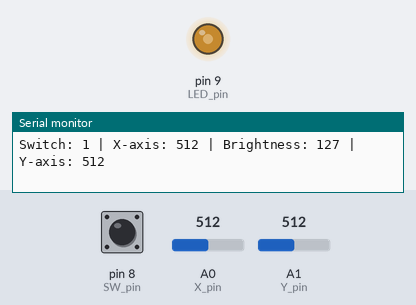
Bench run of a sketch on a simulated Arduino Uno, built with avr-gcc and run on an emulated ATmega328P. On the bench: output pins drawn as LEDs (lit = HIGH), the last lines printed to the serial monitor. Inputs (shaded band) come from the test bench; at power-on: A0 (X_pin) = 512, A1 (Y_pin) = 512, pin 8 (SW_pin) HIGH.

Above: at 1.2 s.
1.3 s: A0 (X_pin) set to 716
At 1.7 s:
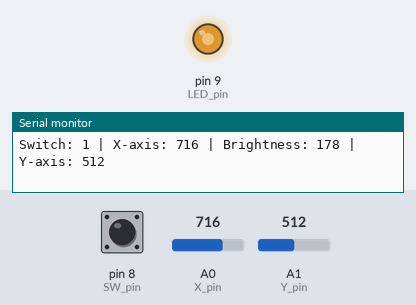
2.9 s: A0 (X_pin) set to 1023
At 4.2 s:
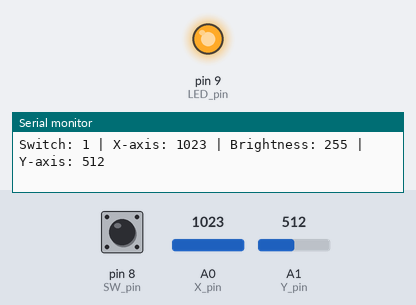
4.5 s: A0 (X_pin) set to 122
At 5.8 s:
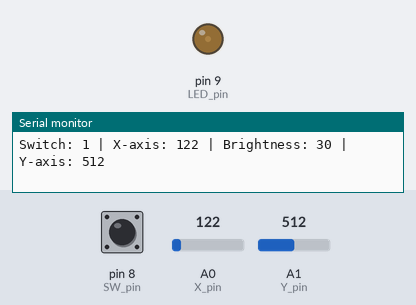
6.1 s: A0 (X_pin) set to 110
At 7.6 s:
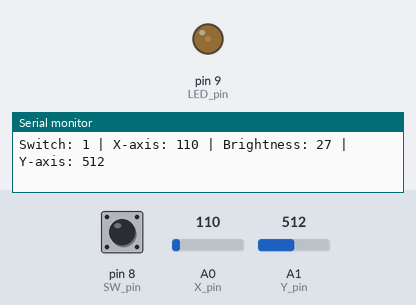
9.1 s: A0 (X_pin) set to 92
At 10.5 s:
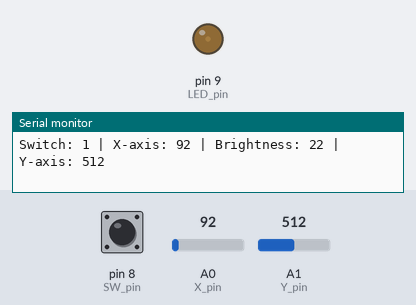
12.1 s: A1 (Y_pin) set to 11
15.1 s: A1 (Y_pin) set to 8
Timing chart, 0 to 18.1 s (numbered marks = the images above; inputs shaded):
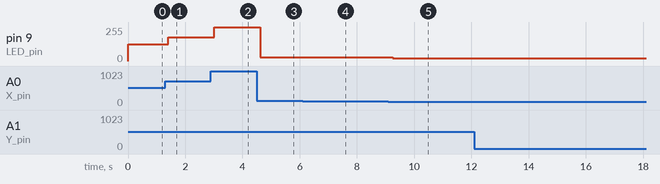

The sketch:

joystik.ino
```cpp
const int SW_pin = 8;
const int X_pin = A0;
const int Y_pin = A1;
const int LED_pin = 9;

void setup() {
  pinMode(SW_pin, INPUT_PULLUP);
  pinMode(LED_pin, OUTPUT);
  Serial.begin(9600);
}

void loop() {
  int xValue = analogRead(X_pin);
  int brightness = map(xValue, 0, 1023, 0, 255);
  analogWrite(LED_pin, brightness);


  Serial.print("Switch: ");
  Serial.print(digitalRead(SW_pin));
  Serial.print(" | X-axis: ");
  Serial.print(xValue);
  Serial.print(" | Brightness: ");
  Serial.print(brightness);
  Serial.print(" | Y-axis: ");
  Serial.println(analogRead(Y_pin));

  delay(200);
}
```

Measured:
- after the input at 1.3 s, pin 9 (LED_pin): 127/255 → 178/255 after 0.11 s
- after the input at 2.9 s, pin 9 (LED_pin): 178/255 → 255/255 after 0.12 s
- after the input at 4.5 s, pin 9 (LED_pin): 255/255 → 30/255 after 0.13 s
- after the input at 6.1 s, pin 9 (LED_pin): 30/255 → 27/255 after 0.14 s
- after the input at 9.1 s, pin 9 (LED_pin): 27/255 → 22/255 after 0.15 s
